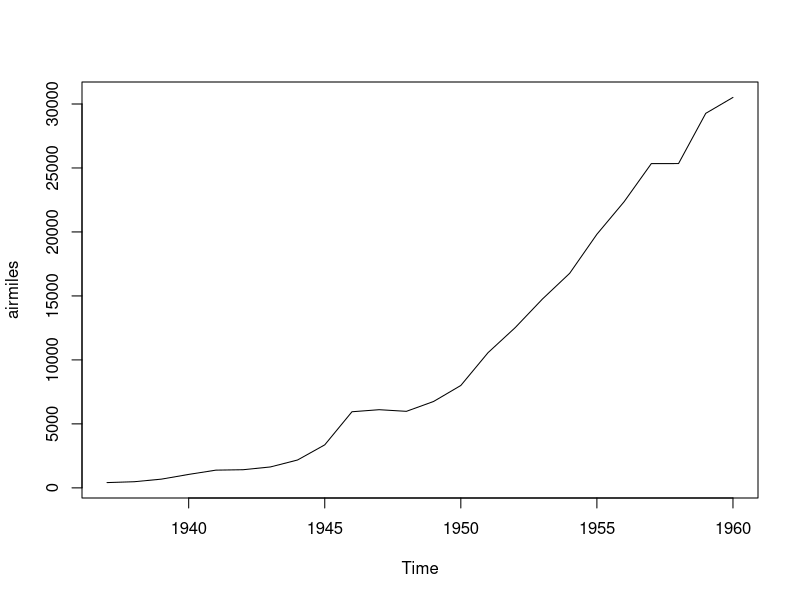

The R script that drew this image:
## ---- chunk 1
knitr::opts_chunk$set(echo = TRUE)
## ---- chunk 2
data(airmiles)
## ---- chunk 3
plot(airmiles)
